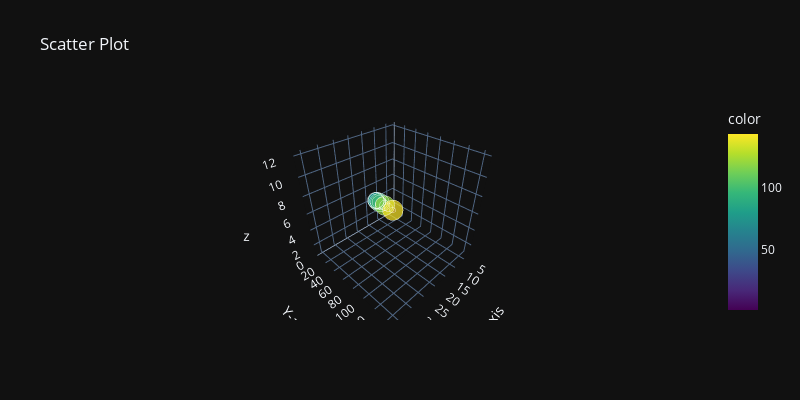

Source (notebook cell):
### Code cell
x = [3,6,9,12,15,18,21,24,27,30,33,36]
y = [1,4,9,16,25,36,49,64,81,100,121,144]
z = [1,2,3,4,5,6,7,8,9,10,11,12]
fig = px.scatter_3d(x= x , y=y , z= z ,  title = "Scatter Plot", labels = { "x":"X-axis","y":"Y-axis"},
                 width = 800 , height = 400 , template= "plotly_dark", color = y, color_continuous_scale = "Viridis", size = x)
fig.show()

### Figure 1 — Plotly figure (JSON) as saved in the notebook; plotly's stock layout.template omitted (floating-point values rounded to 4 significant figures)
{"data": [{"hovertemplate": "X-axis=%{x}<br>Y-axis=%{y}<br>z=%{z}<br>size=%{marker.size}<br>color=%{marker.color}<extra></extra>", "legendgroup": "", "marker": {"color": [1, 4, 9, 16, 25, 36, 49, 64, 81, 100, 121, 144], "coloraxis": "coloraxis", "size": [3, 6, 9, 12, 15, 18, 21, 24, 27, 30, 33, 36], "sizemode": "area", "sizeref": 0.09, "symbol": "circle"}, "mode": "markers", "name": "", "scene": "scene", "showlegend": false, "type": "scatter3d", "x": [3, 6, 9, 12, 15, 18, 21, 24, 27, 30, 33, 36], "y": [1, 4, 9, 16, 25, 36, 49, 64, 81, 100, 121, 144], "z": [1, 2, 3, 4, 5, 6, 7, 8, 9, 10, 11, 12]}], "layout": {"coloraxis": {"colorbar": {"title": {"text": "color"}}, "colorscale": [[0, "#440154"], [0.1111, "#482878"], [0.2222, "#3e4989"], [0.3333, "#31688e"], [0.4444, "#26828e"], [0.5556, "#1f9e89"], [0.6667, "#35b779"], [0.7778, "#6ece58"], [0.8889, "#b5de2b"], [1, "#fde725"]]}, "height": 400, "legend": {"itemsizing": "constant", "tracegroupgap": 0}, "scene": {"domain": {"x": [0, 1], "y": [0, 1]}, "xaxis": {"title": {"text": "X-axis"}}, "yaxis": {"title": {"text": "Y-axis"}}, "zaxis": {"title": {"text": "z"}}}, "title": {"text": "Scatter Plot"}, "width": 800}}
